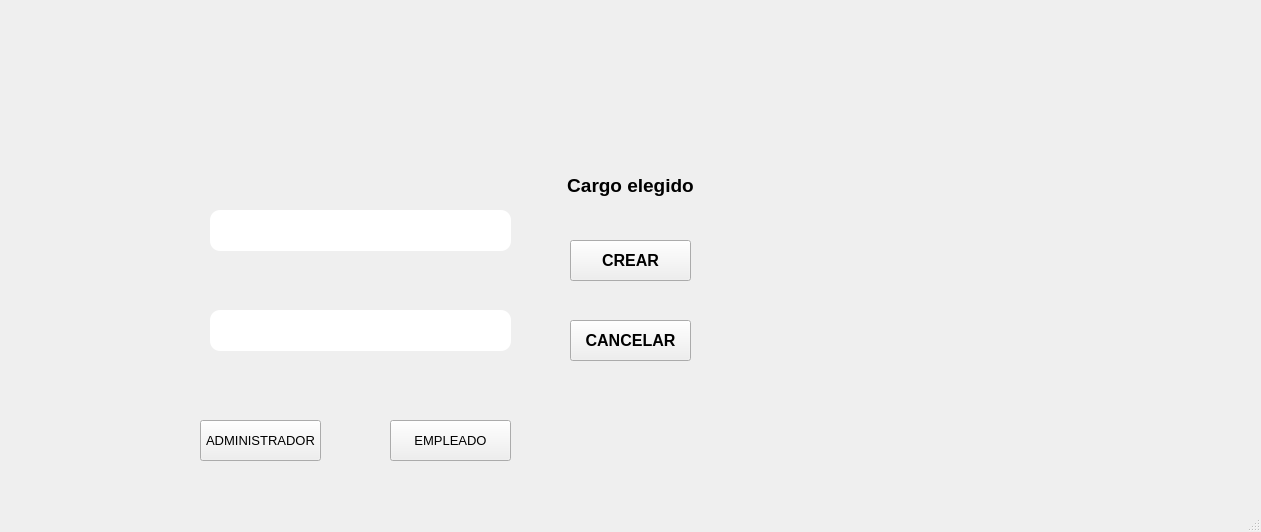
<?xml version="1.0" encoding="UTF-8"?>
<ui version="4.0">
 <class>Registrar</class>
 <widget class="QMainWindow" name="Registrar">
  <property name="geometry">
   <rect>
    <x>0</x>
    <y>0</y>
    <width>1261</width>
    <height>532</height>
   </rect>
  </property>
  <property name="windowTitle">
   <string>MainWindow</string>
  </property>
  <widget class="QWidget" name="centralwidget">
   <widget class="QLabel" name="label">
    <property name="geometry">
     <rect>
      <x>10</x>
      <y>0</y>
      <width>1241</width>
      <height>511</height>
     </rect>
    </property>
    <property name="text">
     <string/>
    </property>
    <property name="pixmap">
     <pixmap>images/Register_Screen_JPG.jpg</pixmap>
    </property>
   </widget>
   <widget class="QLineEdit" name="username">
    <property name="geometry">
     <rect>
      <x>210</x>
      <y>210</y>
      <width>301</width>
      <height>41</height>
     </rect>
    </property>
    <property name="styleSheet">
     <string notr="true">border-radius:10px</string>
    </property>
   </widget>
   <widget class="QLineEdit" name="contasena">
    <property name="geometry">
     <rect>
      <x>210</x>
      <y>310</y>
      <width>301</width>
      <height>41</height>
     </rect>
    </property>
    <property name="styleSheet">
     <string notr="true">border-radius:10px</string>
    </property>
   </widget>
   <widget class="QPushButton" name="btnEmpleado">
    <property name="geometry">
     <rect>
      <x>390</x>
      <y>420</y>
      <width>121</width>
      <height>41</height>
     </rect>
    </property>
    <property name="font">
     <font>
      <pointsize>10</pointsize>
     </font>
    </property>
    <property name="text">
     <string>EMPLEADO</string>
    </property>
   </widget>
   <widget class="QPushButton" name="btnAdmin">
    <property name="geometry">
     <rect>
      <x>200</x>
      <y>420</y>
      <width>121</width>
      <height>41</height>
     </rect>
    </property>
    <property name="font">
     <font>
      <pointsize>10</pointsize>
     </font>
    </property>
    <property name="text">
     <string>ADMINISTRADOR</string>
    </property>
   </widget>
   <widget class="QPushButton" name="btnCancelar">
    <property name="geometry">
     <rect>
      <x>570</x>
      <y>320</y>
      <width>121</width>
      <height>41</height>
     </rect>
    </property>
    <property name="font">
     <font>
      <pointsize>12</pointsize>
      <weight>75</weight>
      <bold>true</bold>
     </font>
    </property>
    <property name="text">
     <string>CANCELAR</string>
    </property>
   </widget>
   <widget class="QPushButton" name="btnCrear">
    <property name="geometry">
     <rect>
      <x>570</x>
      <y>240</y>
      <width>121</width>
      <height>41</height>
     </rect>
    </property>
    <property name="font">
     <font>
      <pointsize>12</pointsize>
      <weight>75</weight>
      <bold>true</bold>
     </font>
    </property>
    <property name="text">
     <string>CREAR</string>
    </property>
   </widget>
   <widget class="QLabel" name="etiquetaCargo">
    <property name="geometry">
     <rect>
      <x>550</x>
      <y>170</y>
      <width>161</width>
      <height>31</height>
     </rect>
    </property>
    <property name="font">
     <font>
      <pointsize>14</pointsize>
      <weight>75</weight>
      <bold>true</bold>
     </font>
    </property>
    <property name="text">
     <string>Cargo elegido</string>
    </property>
    <property name="alignment">
     <set>Qt::AlignCenter</set>
    </property>
   </widget>
  </widget>
  <widget class="QMenuBar" name="menubar">
   <property name="geometry">
    <rect>
     <x>0</x>
     <y>0</y>
     <width>1261</width>
     <height>21</height>
    </rect>
   </property>
  </widget>
  <widget class="QStatusBar" name="statusbar"/>
 </widget>
 <resources/>
 <connections/>
</ui>
